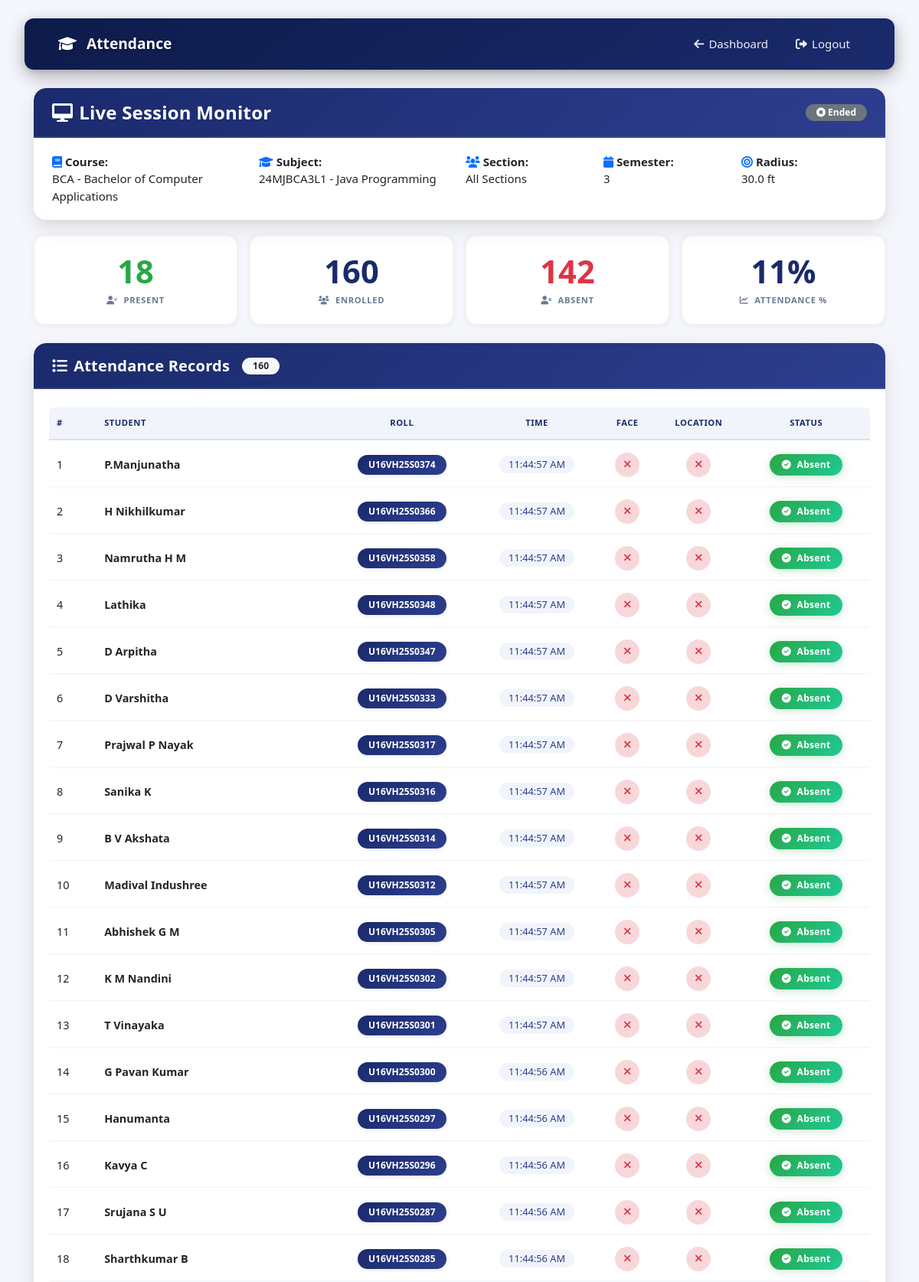
The app's page /session/4/ (signed in, upper part) with its own data.
### attendance/models.py (models this page shows, shortened)
class AttendanceSession(models.Model):
    lecturer = models.ForeignKey(
        User,
        on_delete=models.CASCADE,
        limit_choices_to={'user_type': 'lecturer'}
    )
    course = models.ForeignKey(Course, on_delete=models.CASCADE)
    academic_year = models.ForeignKey(AcademicYear, on_delete=models.CASCADE, null=True, blank=True)
    semester = models.IntegerField()
    section = models.ForeignKey(
        Section,
        on_delete=models.CASCADE,
        null=True,
        blank=True,
        help_text="Leave blank for 'All Sections'"
    )
    subject = models.ForeignKey(Subject, on_delete=models.CASCADE)
    latitude = models.FloatField()
    longitude = models.FloatField()
    radius_feet = models.FloatField(help_text="Geofence radius in feet")
    is_active = models.BooleanField(default=True)
    created_at = models.DateTimeField(auto_now_add=True)
    ended_at = models.DateTimeField(null=True, blank=True)
    class Meta:
        ordering = ['-created_at']

class AttendanceRecord(models.Model):
    STATUS_CHOICES = (
        ('Present', 'Present'),
        ('Absent', 'Absent'),
    )
    session = models.ForeignKey(AttendanceSession, on_delete=models.CASCADE, related_name='records')
    student = models.ForeignKey(StudentProfile, on_delete=models.CASCADE)
    timestamp = models.DateTimeField(auto_now_add=True)
    student_latitude = models.FloatField()
    student_longitude = models.FloatField()
    location_verified = models.BooleanField(default=False)
    face_verified = models.BooleanField(default=False)
    status = models.CharField(max_length=20, choices=STATUS_CHOICES, default='Absent')
    class Meta:
        unique_together = ['session', 'student']
        ordering = ['-timestamp']

### accounts/models.py (models this page shows, shortened)
class Course(models.Model):
    name = models.CharField(max_length=200)
    code = models.CharField(max_length=20, unique=True)
    department = models.CharField(max_length=100)
    course_type = models.CharField(max_length=2, choices=[('UG', 'UG'), ('PG', 'PG')], default='UG')
    duration_years = models.IntegerField(default=3)   # total years

class Subject(models.Model):
    name = models.CharField(max_length=200)
    code = models.CharField(max_length=20)
    course = models.ForeignKey(Course, on_delete=models.CASCADE)
    semester = models.IntegerField()   # 1,2,3,...
    class Meta:
        unique_together = ['code', 'course', 'semester']

class StudentProfile(models.Model):
    user = models.OneToOneField(User, on_delete=models.CASCADE, related_name='student_profile')
    roll_no = models.CharField(max_length=20, unique=True)
    department = models.CharField(max_length=100)
    face_encoding = models.TextField(blank=True, null=True)
    face_image = models.ImageField(upload_to='face_images/', blank=True, null=True)
    registration_complete = models.BooleanField(default=False)

class User(AbstractUser):
    USER_TYPE_CHOICES = (
        ('principal', 'Principal'),
        ('hod', 'HOD'),
        ('lecturer', 'Lecturer'),
        ('student', 'Student'),
        ('staff', 'Non‑Teaching Staff'),
        ('admin', 'Admin'),
    )
    user_type = models.CharField(max_length=20, choices=USER_TYPE_CHOICES)
    phone_number = models.CharField(max_length=15, blank=True, null=True)
    assigned_course = models.ForeignKey(
        Course,
        on_delete=models.SET_NULL,
        null=True,
        blank=True,
        related_name='hod_user'
    )

### attendance/views.py (the view)
# urls.py: path('session/<int:session_id>/', views.session_monitor, name='session_monitor'),
@login_required
def session_monitor(request, session_id):
    session = get_object_or_404(
        AttendanceSession.objects.select_related('course', 'section', 'subject', 'lecturer', 'academic_year'),
        id=session_id
    )
    if request.user.user_type not in ['lecturer', 'principal', 'admin', 'hod']:
        if request.user.user_type == 'student':
            return redirect('take_attendance', session_id=session_id)
        else:
            messages.error(request, 'Access denied.')
            return redirect('home')
    if request.user.user_type == 'lecturer' and request.user != session.lecturer:
        messages.error(request, 'You can only view your own sessions.')
        return redirect('lecturer_dashboard')
    attendance_records = AttendanceRecord.objects.filter(session=session).select_related('student__user')
    present_count = attendance_records.filter(status='Present').count()
    absent_count = attendance_records.filter(status='Absent').count()
    enrolled_qs = StudentEnrollment.objects.filter(
        course=session.course,
        semester=session.semester,
        subjects=session.subject
    )
    if session.academic_year:
        enrolled_qs = enrolled_qs.filter(academic_year=session.academic_year)
    if session.section is not None:
        enrolled_qs = enrolled_qs.filter(section=session.section)
    enrolled_count = enrolled_qs.values('student').distinct().count()
    percentage = round((present_count / enrolled_count) * 100) if enrolled_count > 0 else 0
    context = {
        'session': session,
        'attendance_records': attendance_records,
        'enrolled_count': enrolled_count,
        'present_count': present_count,
        'absent_count': absent_count,
        'percentage': percentage,
    }
    return render(request, 'attendance/session_monitor.html', context)

### templates/attendance/session_monitor.html (shortened to what this page needs)
<!DOCTYPE html>
<html lang="en">
<head>
    <link href="https://cdn.jsdelivr.net/npm/bootstrap@5.1.3/dist/css/bootstrap.min.css" rel="stylesheet" />
    <link href="https://cdnjs.cloudflare.com/ajax/libs/font-awesome/6.0.0/css/all.min.css" rel="stylesheet" />
</head>
<body>
    <nav class="navbar navbar-expand-lg">
        <div class="container-fluid">
            <a class="navbar-brand" href="{% url 'lecturer_dashboard' %}">
                <i class="fas fa-graduation-cap"></i> Attendance
            </a>
            <div class="d-flex">
                <a href="{% url 'lecturer_dashboard' %}" class="nav-link">
                    <i class="fas fa-arrow-left"></i> Dashboard
                </a>
                <a href="{% url 'logout' %}" class="nav-link">
                    <i class="fas fa-sign-out-alt"></i> Logout
                </a>
            </div>
        </div>
    </nav>
    <div class="container">
        <div class="card">
            <div class="card-header">
                <h4><i class="fas fa-desktop"></i> Live Session Monitor</h4>
                <div class="d-flex align-items-center gap-2 flex-wrap">
                    {% if session.is_active %}
                    <span class="badge bg-success" id="sessionStatusBadge">
                        <i class="fas fa-circle"></i> Active
                    </span>
                    {% if request.user.user_type == 'lecturer' %}
                    <button class="btn-end-session" onclick="endSession()">
                        <i class="fas fa-stop"></i> End Session
                    </button>
                    {% endif %}
                    {% else %}
                    <span class="badge bg-secondary"><i class="fas fa-stop-circle"></i> Ended</span>
                    {% endif %}
                </div>
            </div>
            <div class="card-body">
                <div class="row g-3">
                    <div class="col-6 col-md-3">
                        <strong><i class="fas fa-book text-primary"></i> Course:</strong><br>
                        <span class="fw-semibold">{{ session.course.code }} - {{ session.course.name }}</span>
                    </div>
                    <div class="col-6 col-md-3">
                        <strong><i class="fas fa-graduation-cap text-primary"></i> Subject:</strong><br>
                        <span class="fw-semibold">{{ session.subject.code }} - {{ session.subject.name }}</span>
                    </div>
                    <div class="col-4 col-md-2">
                        <strong><i class="fas fa-users text-primary"></i> Section:</strong><br>
                        <span class="fw-semibold">{{ session.section.name|default:"All Sections" }}</span>
                    </div>
                    <div class="col-4 col-md-2">
                        <strong><i class="fas fa-calendar text-primary"></i> Semester:</strong><br>
                        <span class="fw-semibold">{{ session.semester }}</span>
                    </div>
                    <div class="col-4 col-md-2">
                        <strong><i class="fas fa-bullseye text-primary"></i> Radius:</strong><br>
                        <span class="fw-semibold">{{ session.radius_feet }} ft</span>
                    </div>
                </div>
            </div>
        </div>
        <div class="row g-3 mb-4">
            <div class="col-6 col-md-3">
                <div class="stat-box">
                    <div class="stat-value present-val" id="presentCount">{{ present_count }}</div>
                    <div class="stat-label"><i class="fas fa-user-check me-1"></i> Present</div>
                </div>
            </div>
            <div class="col-6 col-md-3">
                <div class="stat-box">
                    <div class="stat-value">{{ enrolled_count }}</div>
                    <div class="stat-label"><i class="fas fa-users me-1"></i> Enrolled</div>
                </div>
            </div>
            <div class="col-6 col-md-3">
                <div class="stat-box">
                    <div class="stat-value absent-val" id="absentCount">{{ absent_count }}</div>
                    <div class="stat-label"><i class="fas fa-user-times me-1"></i> Absent</div>
                </div>
            </div>
            <div class="col-6 col-md-3">
                <div class="stat-box">
                    <div class="stat-value percent-val" id="percentageCount">
                        {{ percentage }}%
                    </div>
                    <div class="stat-label"><i class="fas fa-chart-line me-1"></i> Attendance %</div>
                </div>
            </div>
        </div>
        <div class="card">
            <div class="card-header">
                <h5><i class="fas fa-list"></i> Attendance Records <span class="badge bg-light text-dark ms-2" id="recordCount">{{ attendance_records.count }}</span></h5>
            </div>
            <div class="card-body">
                <div class="table-responsive">
                    <table class="table" id="attendanceTable">
                        <thead>
                            <tr>
                                <th>#</th>
                                <th>Student</th>
                                <th class="text-center">Roll</th>
                                <th class="text-center">Time</th>
                                <th class="text-center">Face</th>
                                <th class="text-center">Location</th>
                                <th class="text-center">Status</th>
                            </tr>
                        </thead>
                        <tbody>
                            {% for record in attendance_records %}
                            <tr>
                                <td>{{ forloop.counter }}</td>
                                <td><strong>{{ record.student.user.get_full_name }}</strong></td>
                                <td class="text-center">
                                    <span class="badge-roll">{{ record.student.roll_no }}</span>
                                </td>
                                <td class="text-center">
                                    <span class="time-stamp">{{ record.timestamp|date:"h:i:s A" }}</span>
                                </td>
                                <td class="text-center">
                                    {% if record.face_verified %}
                                    <span class="verify-icon success"><i class="fas fa-check"></i></span>
                                    {% else %}
                                    <span class="verify-icon danger"><i class="fas fa-times"></i></span>
                                    {% endif %}
                                </td>
                                <td class="text-center">
                                    {% if record.location_verified %}
                                    <span class="verify-icon success"><i class="fas fa-check"></i></span>
                                    {% else %}
                                    <span class="verify-icon danger"><i class="fas fa-times"></i></span>
                                    {% endif %}
                                </td>
                                <td class="text-center">
                                    <span class="status-badge present">
                                        <i class="fas fa-check-circle me-1"></i> {{ record.status }}
                                    </span>
                                </td>
                            </tr>
                            {% endfor %}
                        </tbody>
                    </table>
                </div>
            </div>
        </div>
    </div>
</body>
</html>

### records on screen
AttendanceSession: course.code "BCA", course.name "Bachelor of Computer Applications", subject.code "24MJBCA3L1", subject.name "Java Programming", section.name "All Sections", semester "3", radius_feet "30.0"
AttendanceRecord: student.user.get_full_name "P.Manjunatha", student.roll_no "U16VH25S0374", timestamp "11:44:57 AM", face_verified False (drawn), location_verified False (drawn), status "Absent"
AttendanceRecord: student.user.get_full_name "H Nikhilkumar", student.roll_no "U16VH25S0366", timestamp "11:44:57 AM", face_verified False (drawn), location_verified False (drawn), status "Absent"
AttendanceRecord: student.user.get_full_name "Namrutha H M", student.roll_no "U16VH25S0358", timestamp "11:44:57 AM", face_verified False (drawn), location_verified False (drawn), status "Absent"
AttendanceRecord: student.user.get_full_name "Lathika", student.roll_no "U16VH25S0348", timestamp "11:44:57 AM", face_verified False (drawn), location_verified False (drawn), status "Absent"
AttendanceRecord: student.user.get_full_name "D Arpitha", student.roll_no "U16VH25S0347", timestamp "11:44:57 AM", face_verified False (drawn), location_verified False (drawn), status "Absent"
AttendanceRecord: student.user.get_full_name "D Varshitha", student.roll_no "U16VH25S0333", timestamp "11:44:57 AM", face_verified False (drawn), location_verified False (drawn), status "Absent"
AttendanceRecord: student.user.get_full_name "Prajwal P Nayak", student.roll_no "U16VH25S0317", timestamp "11:44:57 AM", face_verified False (drawn), location_verified False (drawn), status "Absent"
AttendanceRecord: student.user.get_full_name "Sanika K", student.roll_no "U16VH25S0316", timestamp "11:44:57 AM", face_verified False (drawn), location_verified False (drawn), status "Absent"
AttendanceRecord: student.user.get_full_name "B V Akshata", student.roll_no "U16VH25S0314", timestamp "11:44:57 AM", face_verified False (drawn), location_verified False (drawn), status "Absent"
AttendanceRecord: student.user.get_full_name "Madival Indushree", student.roll_no "U16VH25S0312", timestamp "11:44:57 AM", face_verified False (drawn), location_verified False (drawn), status "Absent"
AttendanceRecord: student.user.get_full_name "Abhishek G M", student.roll_no "U16VH25S0305", timestamp "11:44:57 AM", face_verified False (drawn), location_verified False (drawn), status "Absent"
AttendanceRecord: student.user.get_full_name "K M Nandini", student.roll_no "U16VH25S0302", timestamp "11:44:57 AM", face_verified False (drawn), location_verified False (drawn), status "Absent"
AttendanceRecord: student.user.get_full_name "T Vinayaka", student.roll_no "U16VH25S0301", timestamp "11:44:57 AM", face_verified False (drawn), location_verified False (drawn), status "Absent"
AttendanceRecord: student.user.get_full_name "G Pavan Kumar", student.roll_no "U16VH25S0300", timestamp "11:44:56 AM", face_verified False (drawn), location_verified False (drawn), status "Absent"
AttendanceRecord: student.user.get_full_name "Hanumanta", student.roll_no "U16VH25S0297", timestamp "11:44:56 AM", face_verified False (drawn), location_verified False (drawn), status "Absent"
AttendanceRecord: student.user.get_full_name "Kavya C", student.roll_no "U16VH25S0296", timestamp "11:44:56 AM", face_verified False (drawn), location_verified False (drawn), status "Absent"
AttendanceRecord: student.user.get_full_name "Srujana S U", student.roll_no "U16VH25S0287", timestamp "11:44:56 AM", face_verified False (drawn), location_verified False (drawn), status "Absent"
AttendanceRecord: student.user.get_full_name "Sharthkumar B", student.roll_no "U16VH25S0285", timestamp "11:44:56 AM", face_verified False (drawn), location_verified False (drawn), status "Absent"

### other values on screen
{{ present_count }} "18"
{{ enrolled_count }} "160"
{{ absent_count }} "142"
{{ percentage }} "11"
{{ attendance_records.count }} "160"
